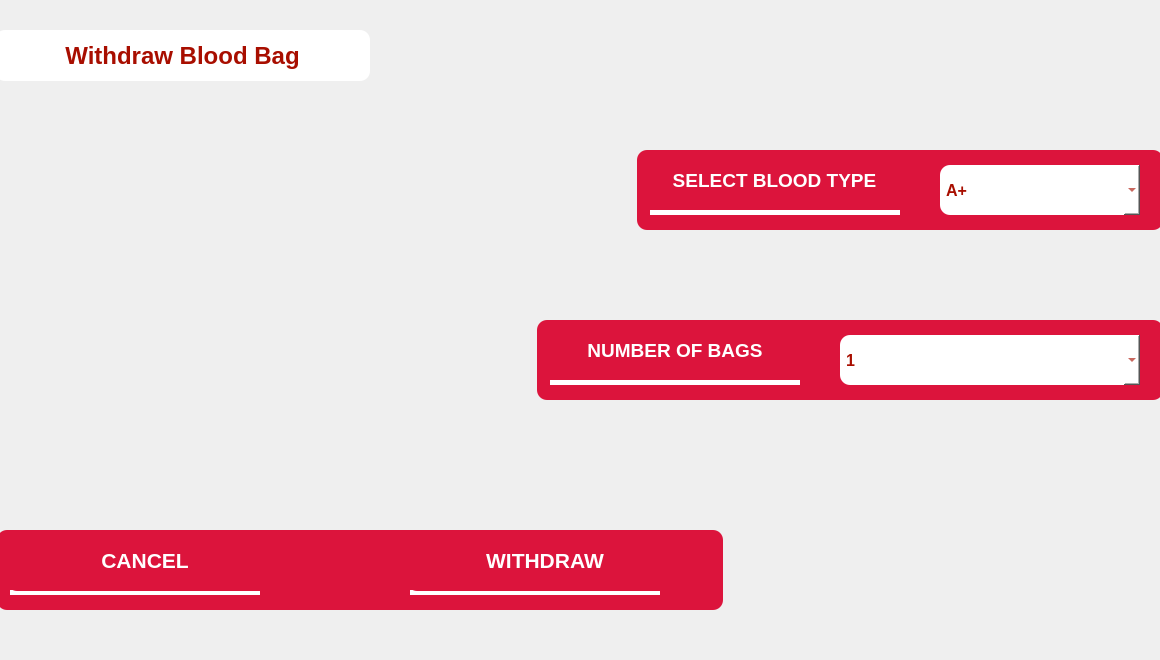
<?xml version="1.0" encoding="UTF-8"?>
<ui version="4.0">
 <class>AdminWithdraw</class>
 <widget class="QDialog" name="AdminWithdraw">
  <property name="geometry">
   <rect>
    <x>0</x>
    <y>0</y>
    <width>1160</width>
    <height>660</height>
   </rect>
  </property>
  <property name="windowTitle">
   <string>Dialog</string>
  </property>
  <widget class="QLabel" name="img">
   <property name="geometry">
    <rect>
     <x>20</x>
     <y>80</y>
     <width>450</width>
     <height>400</height>
    </rect>
   </property>
   <property name="text">
    <string/>
   </property>
   <property name="pixmap">
    <pixmap>../../Desktop/blood-donation-new.svg</pixmap>
   </property>
   <property name="scaledContents">
    <bool>true</bool>
   </property>
  </widget>
  <widget class="QGroupBox" name="groupBox_2">
   <property name="geometry">
    <rect>
     <x>500</x>
     <y>320</y>
     <width>700</width>
     <height>80</height>
    </rect>
   </property>
   <property name="font">
    <font>
     <pointsize>8</pointsize>
     <weight>75</weight>
     <bold>true</bold>
    </font>
   </property>
   <property name="styleSheet">
    <string notr="true">#groupBox_2{
    margin: 0 auto;
    border-radius: 10px;
color:white;
background-color:rgb(220, 20, 60);
}
</string>
   </property>
   <property name="title">
    <string/>
   </property>
   <property name="alignment">
    <set>Qt::AlignCenter</set>
   </property>
   <widget class="QLabel" name="donlab_2">
    <property name="geometry">
     <rect>
      <x>0</x>
      <y>0</y>
      <width>350</width>
      <height>61</height>
     </rect>
    </property>
    <property name="font">
     <font>
      <pointsize>14</pointsize>
      <weight>75</weight>
      <bold>true</bold>
     </font>
    </property>
    <property name="styleSheet">
     <string notr="true">#donlab_2{
    margin: 0 auto;
    border-radius: 10px;
	color: rgb(255, 255, 255);
}</string>
    </property>
    <property name="text">
     <string>NUMBER OF BAGS</string>
    </property>
    <property name="alignment">
     <set>Qt::AlignCenter</set>
    </property>
   </widget>
   <widget class="QLabel" name="line_2">
    <property name="geometry">
     <rect>
      <x>50</x>
      <y>60</y>
      <width>250</width>
      <height>5</height>
     </rect>
    </property>
    <property name="styleSheet">
     <string notr="true">#line_2{

background-color: rgb(255, 255, 255);
}</string>
    </property>
    <property name="text">
     <string/>
    </property>
   </widget>
   <widget class="QComboBox" name="quantity">
    <property name="geometry">
     <rect>
      <x>340</x>
      <y>15</y>
      <width>300</width>
      <height>50</height>
     </rect>
    </property>
    <property name="font">
     <font>
      <pointsize>12</pointsize>
      <weight>75</weight>
      <bold>true</bold>
     </font>
    </property>
    <property name="styleSheet">
     <string notr="true">#quantity{
color:rgb(168, 14, 0);;;
	background-color: rgb(255, 255, 255);
    border-width: 2px;
    border-radius: 10px;
    border-color: beige;
    padding: 6px;
}</string>
    </property>
    <property name="currentText">
     <string notr="true">1</string>
    </property>
    <item>
     <property name="text">
      <string>1</string>
     </property>
    </item>
    <item>
     <property name="text">
      <string>2</string>
     </property>
    </item>
    <item>
     <property name="text">
      <string>3</string>
     </property>
    </item>
    <item>
     <property name="text">
      <string>4</string>
     </property>
    </item>
    <item>
     <property name="text">
      <string>5</string>
     </property>
    </item>
   </widget>
  </widget>
  <widget class="QGroupBox" name="groupBox_3">
   <property name="geometry">
    <rect>
     <x>-40</x>
     <y>530</y>
     <width>800</width>
     <height>80</height>
    </rect>
   </property>
   <property name="font">
    <font>
     <pointsize>8</pointsize>
     <weight>75</weight>
     <bold>true</bold>
    </font>
   </property>
   <property name="styleSheet">
    <string notr="true">#groupBox_3{
    margin: 0 auto;
    border-radius: 10px;
color:white;
background-color:rgb(220, 20, 60);
}
</string>
   </property>
   <property name="title">
    <string/>
   </property>
   <property name="alignment">
    <set>Qt::AlignCenter</set>
   </property>
   <widget class="QLabel" name="line_3">
    <property name="geometry">
     <rect>
      <x>50</x>
      <y>60</y>
      <width>250</width>
      <height>5</height>
     </rect>
    </property>
    <property name="styleSheet">
     <string notr="true">#line_3{

background-color: rgb(255, 255, 255);
}</string>
    </property>
    <property name="text">
     <string/>
    </property>
   </widget>
   <widget class="QLabel" name="line_4">
    <property name="geometry">
     <rect>
      <x>450</x>
      <y>60</y>
      <width>250</width>
      <height>5</height>
     </rect>
    </property>
    <property name="styleSheet">
     <string notr="true">#line_4{

background-color: rgb(255, 255, 255);
}</string>
    </property>
    <property name="text">
     <string/>
    </property>
   </widget>
   <widget class="QPushButton" name="cancel">
    <property name="geometry">
     <rect>
      <x>10</x>
      <y>0</y>
      <width>350</width>
      <height>61</height>
     </rect>
    </property>
    <property name="font">
     <font>
      <pointsize>16</pointsize>
      <weight>75</weight>
      <bold>true</bold>
     </font>
    </property>
    <property name="styleSheet">
     <string notr="true">#cancel{
    margin: 0 auto;
    border-radius: 10px;
	color:white;
background-color:rgb(220, 20, 60);
}</string>
    </property>
    <property name="text">
     <string>CANCEL</string>
    </property>
   </widget>
   <widget class="QPushButton" name="WITHDRAW">
    <property name="geometry">
     <rect>
      <x>410</x>
      <y>0</y>
      <width>350</width>
      <height>61</height>
     </rect>
    </property>
    <property name="font">
     <font>
      <pointsize>16</pointsize>
      <weight>75</weight>
      <bold>true</bold>
     </font>
    </property>
    <property name="styleSheet">
     <string notr="true">#WITHDRAW{
    margin: 0 auto;
    border-radius: 10px;
color:white;
background-color:rgb(220, 20, 60);
}</string>
    </property>
    <property name="text">
     <string>WITHDRAW</string>
    </property>
   </widget>
  </widget>
  <widget class="QGroupBox" name="groupBox">
   <property name="geometry">
    <rect>
     <x>600</x>
     <y>150</y>
     <width>600</width>
     <height>80</height>
    </rect>
   </property>
   <property name="font">
    <font>
     <pointsize>8</pointsize>
     <weight>75</weight>
     <bold>true</bold>
    </font>
   </property>
   <property name="styleSheet">
    <string notr="true">#groupBox{
    margin: 0 auto;
    border-radius: 10px;
/*background-color:rgb(85, 170, 255);*/
color:white;
background-color:rgb(220, 20, 60);
}
</string>
   </property>
   <property name="title">
    <string/>
   </property>
   <property name="alignment">
    <set>Qt::AlignCenter</set>
   </property>
   <widget class="QLabel" name="donlab">
    <property name="geometry">
     <rect>
      <x>-1</x>
      <y>0</y>
      <width>351</width>
      <height>61</height>
     </rect>
    </property>
    <property name="font">
     <font>
      <pointsize>14</pointsize>
      <weight>75</weight>
      <bold>true</bold>
     </font>
    </property>
    <property name="styleSheet">
     <string notr="true">#donlab{
    margin: 0 auto;
    border-radius: 10px;
	color: rgb(255, 255, 255);
}</string>
    </property>
    <property name="text">
     <string>SELECT BLOOD TYPE</string>
    </property>
    <property name="alignment">
     <set>Qt::AlignCenter</set>
    </property>
   </widget>
   <widget class="QLabel" name="line">
    <property name="geometry">
     <rect>
      <x>50</x>
      <y>60</y>
      <width>250</width>
      <height>5</height>
     </rect>
    </property>
    <property name="styleSheet">
     <string notr="true">#line{

background-color: rgb(255, 255, 255);
}</string>
    </property>
    <property name="text">
     <string/>
    </property>
   </widget>
   <widget class="QComboBox" name="BLOODTYPE">
    <property name="geometry">
     <rect>
      <x>340</x>
      <y>15</y>
      <width>200</width>
      <height>50</height>
     </rect>
    </property>
    <property name="font">
     <font>
      <pointsize>12</pointsize>
      <weight>75</weight>
      <bold>true</bold>
     </font>
    </property>
    <property name="styleSheet">
     <string notr="true">#BLOODTYPE{
color:rgb(168, 14, 0);;;
	background-color: rgb(255, 255, 255);
    border-width: 2px;
    border-radius: 10px;
    border-color: beige;
    padding: 6px;
}</string>
    </property>
    <property name="editable">
     <bool>false</bool>
    </property>
    <property name="currentText">
     <string>A+</string>
    </property>
    <item>
     <property name="text">
      <string>A+</string>
     </property>
    </item>
    <item>
     <property name="text">
      <string>A-</string>
     </property>
    </item>
    <item>
     <property name="text">
      <string>B+</string>
     </property>
    </item>
    <item>
     <property name="text">
      <string>B-</string>
     </property>
    </item>
    <item>
     <property name="text">
      <string>O+</string>
     </property>
    </item>
    <item>
     <property name="text">
      <string>O-</string>
     </property>
    </item>
    <item>
     <property name="text">
      <string>AB+</string>
     </property>
    </item>
    <item>
     <property name="text">
      <string>AB-</string>
     </property>
    </item>
   </widget>
  </widget>
  <widget class="QLabel" name="label">
   <property name="geometry">
    <rect>
     <x>-5</x>
     <y>30</y>
     <width>375</width>
     <height>51</height>
    </rect>
   </property>
   <property name="font">
    <font>
     <pointsize>18</pointsize>
     <weight>75</weight>
     <bold>true</bold>
    </font>
   </property>
   <property name="styleSheet">
    <string notr="true">#label{
color:rgb(168, 14, 0);
background-color:rgb(255, 255, 255);
    border-width: 2px;
    border-radius: 10px;
    border-color: beige;
    padding: 6px;
}</string>
   </property>
   <property name="text">
    <string>Withdraw Blood Bag</string>
   </property>
   <property name="alignment">
    <set>Qt::AlignCenter</set>
   </property>
  </widget>
 </widget>
 <resources/>
 <connections/>
</ui>
